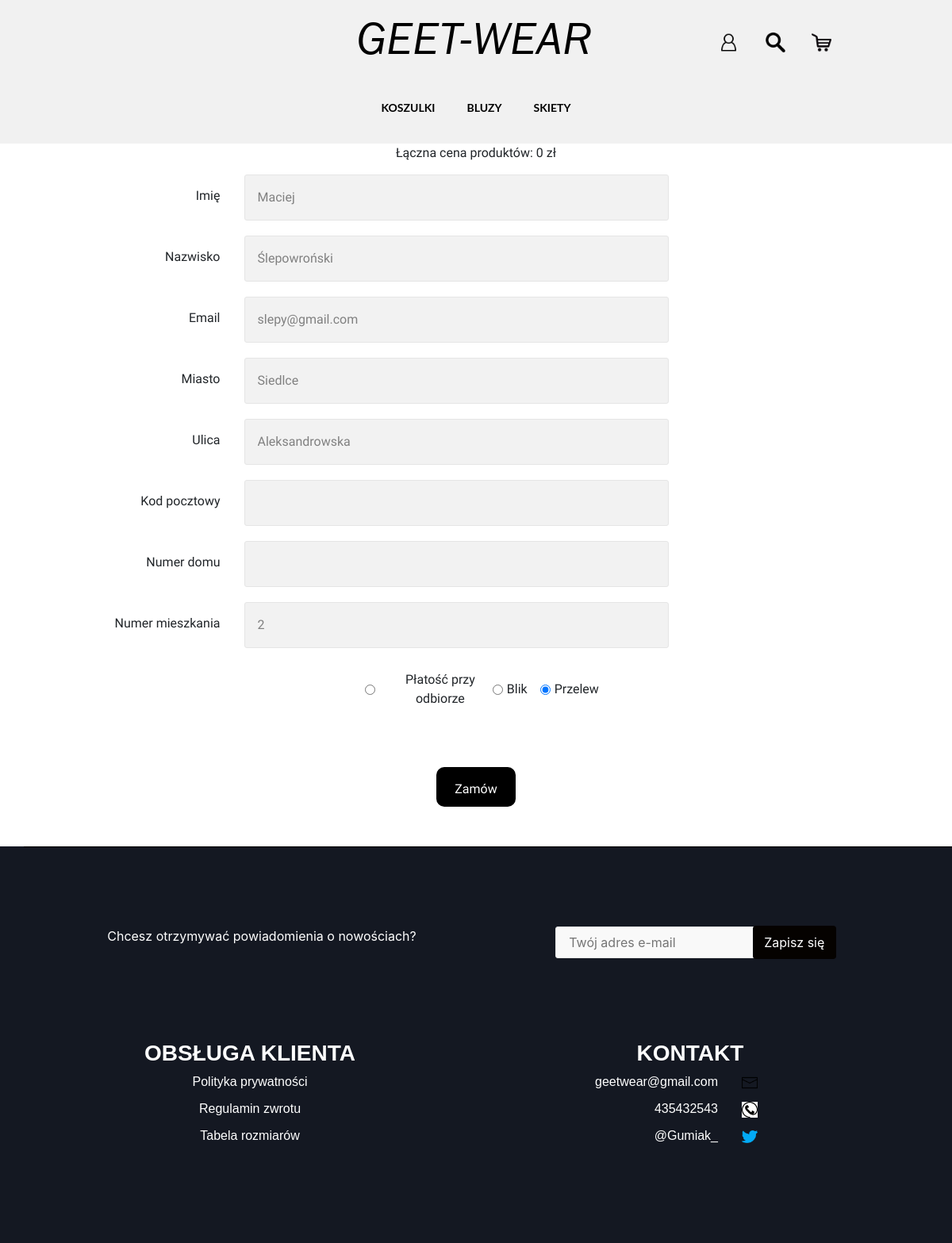
Screenshot of /order.php (signed in) with the database file from the repository.
### tables this page shows
CREATE TABLE `subpages` (
  `id_subpage` int(11) NOT NULL,
  `subpage_name` varchar(30) NOT NULL,
  `additional_info` varchar(30),
  `status` tinyint(1) NOT NULL
);

CREATE TABLE `users` (
  `id_user` int(11) NOT NULL,
  `firstname` varchar(30) NOT NULL,
  `surname` varchar(50) NOT NULL,
  `city` varchar(30) NOT NULL,
  `street` varchar(40) NOT NULL,
  `ZIP` varchar(20) NOT NULL,
  `house_number` int(11) NOT NULL,
  `apartment_number` int(11) DEFAULT NULL,
  `email` varchar(60) NOT NULL,
  `password` varchar(255) NOT NULL,
  `type` varchar(20) NOT NULL
);

### php/OrderForm.php (the view, shortened to what this page needs)
<?php
include('OrderToDataBase.php');
if (isset($_SESSION['login'])) {
    $stmt30 = $pdo->prepare('SELECT * FROM users WHERE id_user = :id');
    $stmt30->bindValue(':id', $_SESSION['id_user'], PDO::PARAM_STR);
    $stmt30->execute();
    foreach ($stmt30 as $row30) {
        $firstname = $row30['firstname'];
        $surname = $row30['surname'];
        $city = $row30['city'];
        $street = $row30['street'];
        $zip = $row30['ZIP'];
        $house_number = $row30['house_number'];
        $apartment_number = $row30['apartment_number'];
        $email = $row30['email'];
    }
    if ($_SESSION['price'] == 0) {
        echo "Łączna cena produktów: 0 zł";
    } else {
        echo "Łączna cena produktów:" . $_SESSION['price'] + 8.99 . ' zł';
    }
?>
    <form method="POST">
        <div class='contact-content-div row'>
            <div class='contact-label col-3'>
                <label>Imię</label>
            </div>
            <div class='contact-input col-9'>
                <input type='text' class='contact-in' name='firstname' value='<?= $firstname ?>'></input>
            </div>
        </div>
        <div class='contact-content-div row'>
            <div class='contact-label col-3'>
                <label>Nazwisko</label>
            </div>
            <div class='contact-input col-9'>
                <input type='text' name='surname' class='contact-in' value='<?= $surname ?>'></input>
            </div>
        </div>
        <div class='contact-content-div row'>
            <div class='contact-label col-3'>
                <label>Email</label>
            </div>
            <div class='contact-input col-9'>
                <input type='text' class='contact-in' name='email' value='<?= $email ?>'></input>
            </div>
        </div>
        <div class='contact-content-div row'>
            <div class='contact-label col-3'>
                <label>Miasto</label>
            </div>
            <div class='contact-input col-9'>
                <input type='text' class='contact-in' name='city' value='<?php if ($city) echo $city ?>'></input>
            </div>
        </div>
        <div class='contact-content-div row'>
            <div class='contact-label col-3'>
                <label>Ulica</label>
            </div>
            <div class='contact-input col-9'>
                <input type='text' class='contact-in' name='street' value='<?php if ($street) echo $street ?>'></input>
            </div>
        </div>
        <div class='contact-content-div row'>
            <div class='contact-label col-3'>
                <label>Kod pocztowy</label>
            </div>
            <div class='contact-input col-9'>
                <input type='number' class='contact-in' name='zip' value='<?php if ($zip) echo $zip ?>'></input>
            </div>
        </div>
        <div class='contact-content-div row'>
            <div class='contact-label col-3'>
                <label>Numer domu</label>
            </div>
            <div class='contact-input col-9'>
                <input type='number' class='contact-in' name='house_number' value='<?php if ($house_number) echo $house_number ?>'></input>
            </div>
        </div>
        <div class='contact-content-div row'>
            <div class='contact-label col-3'>
                <label>Numer mieszkania</label>
            </div>
            <div class='contact-input col-9'>
                <input type='number' class='contact-in' name='apartment_number' value='<?php if ($apartment_number) echo $apartment_number ?>'></input>
            </div>
        </div>
        <br>
</div>
        <div class="form-check form-check-inline">
            <input class="form-check-input" type="radio" name="flexRadioDefault" id="flexRadioDefault1">
            <label class="form-check-label" for="flexRadioDefault1">
                Płatość przy odbiorze
            </label>
        </div>
        <div class="form-check form-check-inline">
            <input class="form-check-input" type="radio" name="flexRadioDefault" id="flexRadioDefault2">
            <label class="form-check-label" for="flexRadioDefault2">
                Blik
            </label>
        </div>
        <div class="form-check form-check-inline">
            <input class="form-check-input" type="radio" name="flexRadioDefault" id="flexRadioDefault2" checked>
            <label class="form-check-label" for="flexRadioDefault3">
                Przelew
            </label>
        </div>
        <br><br>
        <input name='add_order' id='save-btn' class='save-btn' type='submit' value="Zamów"></div>
<?php
}
?>

### order.php (shortened to what this page needs)
<!DOCTYPE html>
<html lang="pl-PL">
    <head>
        <link href="css/order.css" rel="stylesheet" type="text/css"/>
        <link rel="stylesheet" href="https://maxcdn.bootstrapcdn.com/bootstrap/4.0.0/css/bootstrap.min.css">
    </head>
    <body>
        <div class="row" id="logo_zaw">
            <div class="help">
            </div>
            <div class="logo">
                <a href="index.php"><img src="photos/logo3.png" alt="logo" class="logo_id"></a>
            </div>
            <div class="rightsite">
                <div class="logowanie">
                <?php
                    if(isset($_SESSION['login'])){
                        ?>
                        <div class="dropdown show">
                        <a href="logowanie.php"role="button" id="dropdownMenuLink" data-toggle="dropdown" aria-haspopup="true" aria-expanded="false">
                        <p class="loguj"><img class="user_logo" src="./icons/user.png"></p>
                        </a>
                        </div>
                      <?php
                    }else{
                        echo '<a href="logowanie.php"><p class="loguj"> ZALOGUJ SIĘ </p></a>';
                    }
                    ?>
                </div>
                <div class="wyszukiwanie">
                    <a href="wyszukiwarka.php"><img class="lupa" src="icons/lupa.png" alt="alt"/></a>
                </div>
                <div class="koszyk">
                    <a href="koszyk.php"><img class="koszy" src="icons/koszyk.png" alt="alt"/></a>
                </div>
            </div>
        </div>
        <nav class="nabar sticky-top" id="menu_cale">
           <?php
            include('php/getSubpages.php');
           ?>
        </nav>
        <div class="zawartosc">
            <div class="order_form">
                <?php
                    include('php/OrderForm.php');
                ?>
        <div class="fotter">
            <div class='content-fotter container'>
                <div class="newsletter row " id="newsletter">
                    <div class="napis col-xs-12 col-sm-12 col-lg-6">
                        Chcesz otrzymywać powiadomienia o nowościach?
                    </div>
                    <div class="form col-xs-12 col-sm-12 col-lg-6">
                        <div class="newsletter-form">
                        <input class="input" name="email" type="text" value="" placeholder="Twój adres e-mail">
                        <button class="btn" type="button" name="button">Zapisz się</button>
                    </div>
                    </div>
                </div>
                <div class="zawartosc_fotter row">
                    <div class="obsluga_klienta col-lg-6">
                        <h3 class="napis_obsluga col-lg-12">OBSŁUGA KLIENTA</h3>
                        <div class="polityka col-lg-6">
                            <span>Polityka prywatności</span>
                        </div>
                        <div class="polityka col-lg-6">
                            <span>Regulamin zwrotu</span>
                        </div>
                        <div class="polityka col-lg-6">
                            <span>Tabela rozmiarów</span>
                        </div>
                    </div>
                    <div class="kontakt col-lg-6 row">
                        <h3 class="napis_kontakt col-lg-12">KONTAKT</h3>
                        <div class="mail col-6">
                            <span>geetwear@gmail.com</span>
                        </div>
                        <div class="mail_ikona col-6">
                            <img src="icons/poczta.png" alt="alt" class="ikona_poczty"/>
                        </div>
                        <div class="mail col-6">
                            <span>435432543</span>
                        </div>
                        <div class="mail_ikona col-6">
                            <img src="icons/telefon.png" alt="alt" class="ikona_poczty"/>
                        </div>
                        <div class="mail col-6">
                            <a class="twitter" href="https://twitter.com/gumiak_">@Gumiak_</a>
                        </div>
                        <div class="mail_ikona col-6">
                            <img src="icons/twitter.png" alt="alt" class="ikona_poczty"/>
                        </div>
                    </div>
                </div>
            </div>
    </body>
</html>

### php/getSubpages.php (shortened to what this page needs)
<form method="">
    <ul class="menu_cale">
    <?php
        include('load_database.php');
        $stmt100 = $pdo->query('SELECT * FROM subpages WHERE status = 1');
        foreach($stmt100 as $row100){
            echo '<li class="kategoria"><a href="index2.php?idc='.$row100['additional_info'].'">'.$row100['subpage_name'].'</a></li>';
        }
    ?>
    </ul>

### css/order.css (style rules this page uses)
html,body { width: 100%; height: 100%; margin: 0px; padding: 0px; overflow-x: hidden; }
.user_logo { width:25px; }
.loguj { color:black; font-weight: bold; text-decoration: none; }
#logo_zaw { background-color: #f1f1f1; width:100%; position: relative; left:15px; }
.logo { width:33.3%; }
.rightsite { width:33.3%; display: flex; margin-top:40px; }
.logowanie { width:33%; text-align: right; }
.wyszukiwanie { width:23%; text-align: center; }
.logo { text-align:center; }
.koszyk { width:23%; }
.lupa { width:25px; }
.help { width: 33.3%; }
.koszy { width:25px; }
nav { width: 100%; height: 85px; background-color: #f1f1f1; text-align: center; }
ul { width:100%; }
ul li { text-decoration: none; list-style: none; }
.menu_cale { width:100%; margin:0; padding:0; }
ul .kategoria { list-style:none; display:inline-block; line-height: 80px; text-transform:uppercase; }
ul li a, ul li a:hover { display: block; text-decoration: none; font-size: 14px; font-family: arial; color: black; padding:0 20px; font-family: 'Lato', Helvetica, Arial, sans-serif; font-weight: bold; }
input { width: 60%; padding: 1em; line-height: 1.4; background-color: #f9f9f9; border: 1px solid #e5e5e5; border-radius: 3px; }
.contact-label { text-align:right; padding:15px; }
.contact-input { text-align: left; }
.contact-input input { color:grey; background:rgba(0, 0, 0, 0.05); }
.contact-content-div { margin-top:15px; }
.save-btn { margin-top:50px; margin-bottom:50px; border-radius:10px; outline:none; width:100px; height:50px; color:white; background:black; border:none; font-family: 'Bakbak One', cursive; }
.zawartosc { text-align: center; margin:auto; font-family: 'M PLUS 1p', sans-serif; }
.input { width:350px; }
.input { height: 40px; }
.btn { height: 42px; position: relative; background-color:#050200; width:105px; padding: 10px; border:none; padding: 20px; display: inline-block; right:106px; top:-2px; color:white; }
.fotter { background:#141822; height:500px; width:100%; margin:auto; color:white; }
.zawartosc_fotter { text-align: center; margin-bottom:30px; }
.newsletter { border-top: 1px solid black; padding-top: 100px; width:1200px; text-align: center; }
.kontakt, .obsluga_klienta { font-family: Arial; }
.napis_kontakt, .napis_obsluga { font-weight:bold; }
.newsletter { margin-bottom: 100px; }
.napis_kontakt { text-align:center; }
.mail { text-align: right; margin-bottom: 10px; text-decoration: none; left:50px; }
.twitter, .twitter:hover { text-decoration: none; color:white; }
.polityka { text-align: center; margin-bottom: 10px; margin-left:auto; margin-right:auto; }
.mail_ikona { text-align:left; left:50px; }
.ikona_poczty { width:20px; }
@media (min-width:1200px) { .zawartosc, .title_of_product, .newsletter { width:1200px; } }

### rows the page displays
subpages: subpage_name "KOSZULKI"
subpages: subpage_name "BLUZY"
subpages: subpage_name "SKIETY"
users: firstname "Maciej", surname "Ślepowroński", email "slepy@gmail.com", city "Siedlce", street "Aleksandrowska", apartment_number "2"
